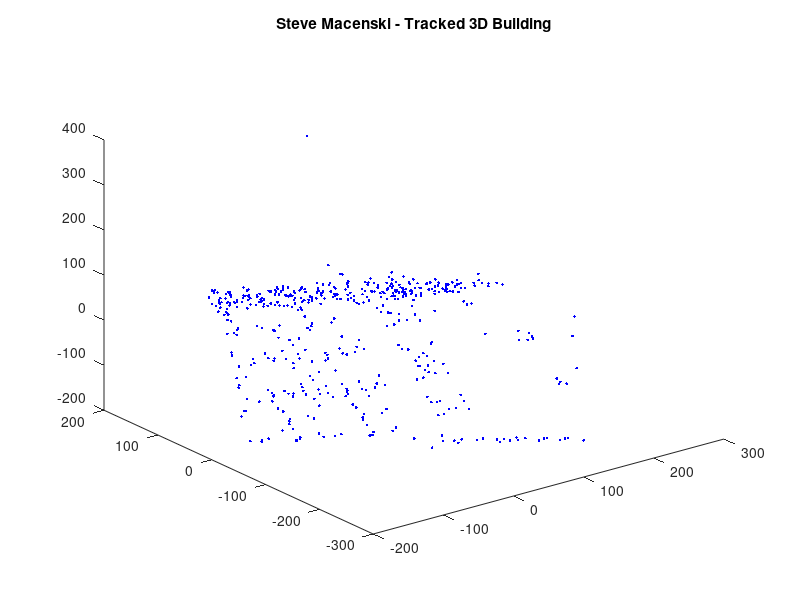
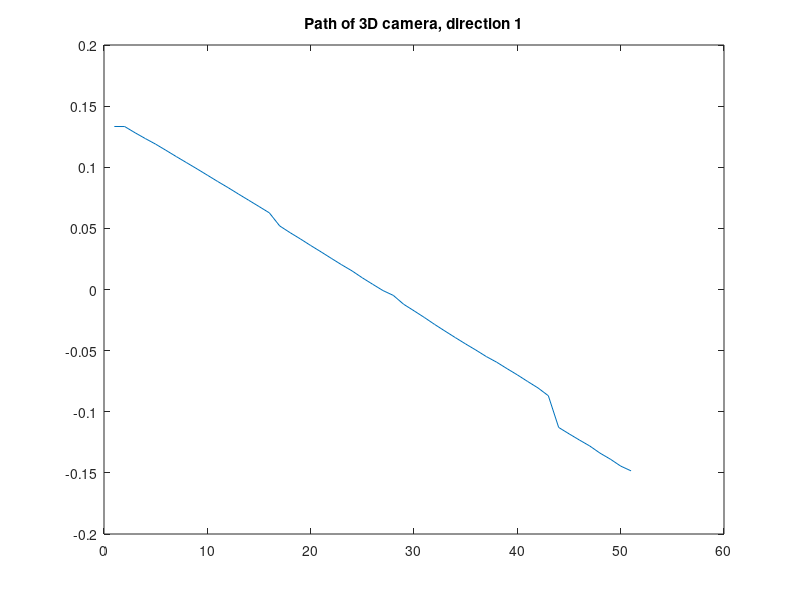
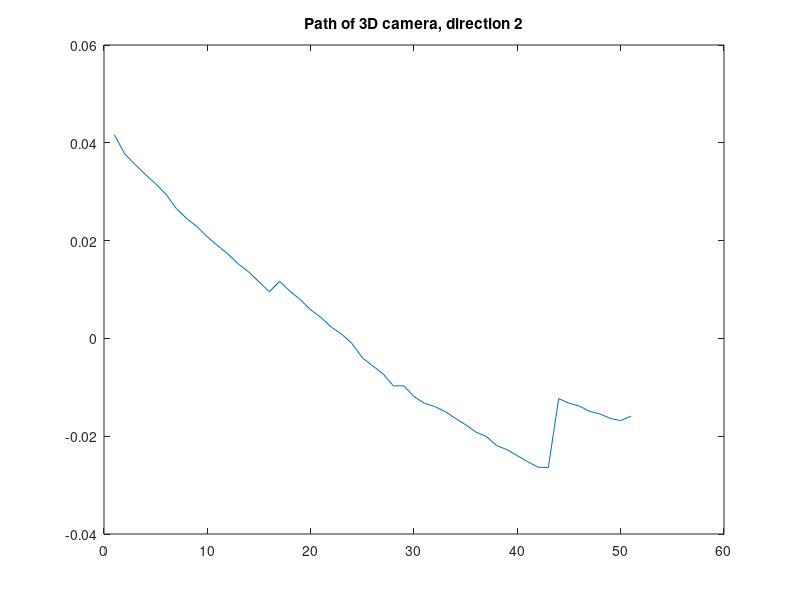
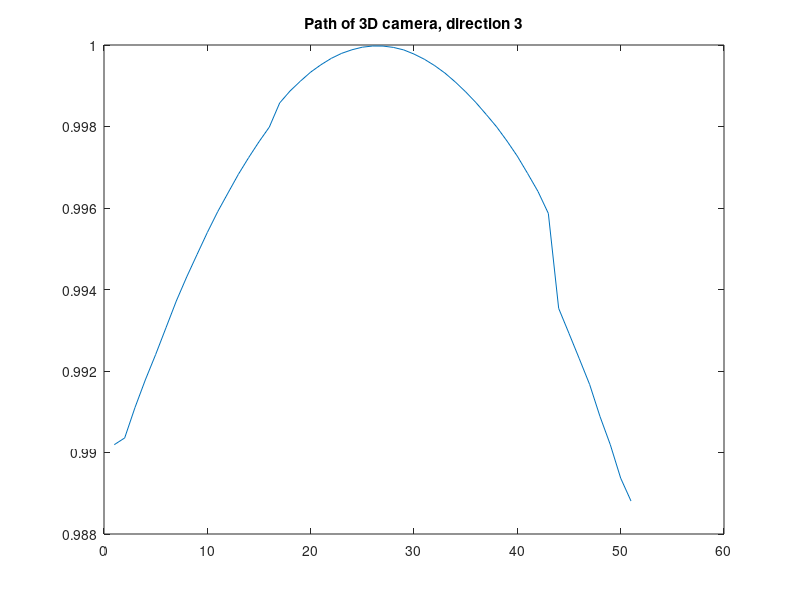

Source code (MATLAB) for these figures, in order:
%Steve Macenski (c) 2017
clc;clear all;

%% affine structure for motion
load('tracked_points.mat'); % grabs tracked points Xs,Ys 51x491

num_images = size(Xs,1); % number of images 
num_tracked = size(Xs,2); % number of points tracked in images

%center feature coordinates
for i = 1:num_images
    XImMean = mean(Xs(i,:));
    YImMean = mean(Ys(i,:));
    
    % normalize coordinates
    xHat = Xs(i,:) - XImMean;
    yHat = Ys(i,:) - YImMean;
  
    % construct D
    D(i,:) = xHat;
    D(i+num_images,:) = yHat;
end

% Factorize, SVD, generate motion (affine) and shape (3D) matrices
[U,S,V] = svd(D);
U = U(:,1:3);
V = V(:,1:3);
W = S(1:3,1:3);

A = U*sqrt(W); % initial affine matrix
X = sqrt(W)*V'; % initial shape matrix

% eliminate affine ambiguity
for i = 1:num_images
    p1 = A(i,:);
    p2 = A(i+num_images,:);
    CCT(3*i-2,:) = [p1(1)^2, p1(1)*p1(2), p1(1)*p1(3), p1(1)*p1(2), p1(2)^2, p1(2)*p1(3), p1(1)*p1(3), p1(2)*p1(3), p1(3)^2];
    CCT(3*i-1,:) = [p2(1)^2, p2(1)*p2(2), p2(1)*p2(3), p2(1)*p2(2), p2(2)^2, p2(2)*p2(3), p2(1)*p2(3), p2(2)*p2(3), p2(3)^2];
    CCT(3*i,:) = [p1(1)*p2(1), p1(1)*p2(2), p1(1)*p2(3), p1(2)*p2(1), p1(2)*p2(2), p1(2)*p2(3), p2(1)*p1(3), p2(2)*p1(3), p2(3)*p1(3)];
    b(3*i-2,:) = 1;
    b(3*i-1,:) = 1;
    b(3*i,:) = 0;
end

Amat = CCT;
L = Amat \ b; % Least Squares solution to tracked points
L = reshape(L,[3 3])';
C = chol(L,'lower');
A = A * C;
X = C \ X;

% find camera motion, kf = if X jf
for i = 1:num_images
    Kf_temp = cross(A(i,:), A(i+num_images,:));
    Kf(i,:) = Kf_temp./norm(Kf_temp); % to normalize
end
   
%% outputs 

% plot 3D predicted location of tracked points (save 3 views)
figure(1)
plot3(X(1,:),X(2,:),X(3,:),'b.');
title('Steve Macenski - Tracked 3D Building')

% plot predicted 3D path of the caameras, given by kf = if X jf, normalized
figure(2)
plot(Kf(:,1));
title('Path of 3D camera, direction 1')
figure(3)
plot(Kf(:,2)); 
title('Path of 3D camera, direction 2')
figure(4)
plot(Kf(:,3));
title('Path of 3D camera, direction 3')



